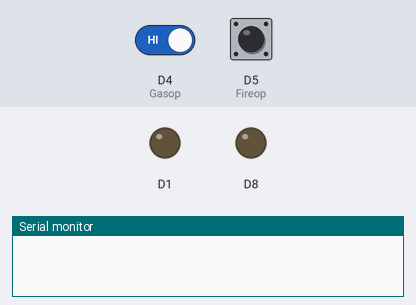
The sketch below on a simulated ESP8266 (NodeMCU). Parts: output pins drawn as LEDs (lit = HIGH), the last lines printed to the serial monitor. The inputs (shaded band) are chosen by the test bench; at power-on: D4 (Gasop) HIGH, D5 (Fireop) HIGH. WiFi joins after 1.5 s; servers stay silent unless stated.

Above: at 0.1 s.
At 2.7 s:
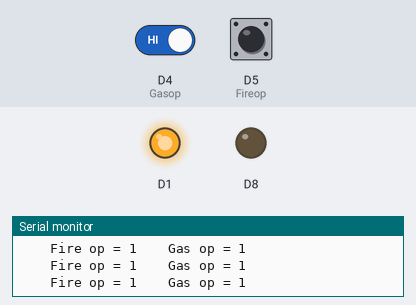
2.8 s: D4 (Gasop) driven LOW
At 4.0 s:
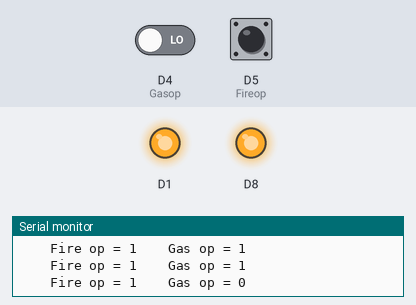
Timing chart, 0 to 5.8 s (numbered marks = the images above; inputs shaded):
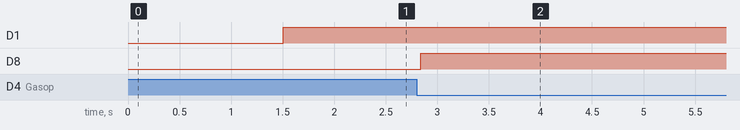

The sketch:

GASandFireDetector.ino
```cpp
//ifttt
//https://maker.ifttt.com/trigger/{NodeMCU}/json/with/key/fQis6742chTClaM3s_ucUFeyFIg6NOX24EiS_inDk6L
#include<DNSServer.h>
#include<WiFiManager.h>
#include<ESP8266WiFi.h>
#include<WiFiClient.h>
#include<ESP8266HTTPClient.h>

WiFiClient client;
HTTPClient http;
int code;
void connectTowifi(void);

int state=0;
int Fireop = D5;
int Gasop = D4;
int Fire,Gas;
String web="http://api.thingspeak.com/update?api_key=JDER6CE1W9W5JEZ7&field1=";

unsigned long ctym=millis();
unsigned long interval=16000;

void setup() {
  // put your setup code here, to run once:
  Serial.begin(9600);
  connectTowifi();
  pinMode(Fireop, INPUT);
  pinMode(Gasop, INPUT);
  pinMode(D8, OUTPUT);
  pinMode(D1,OUTPUT);


}

void loop() {
   if(WiFi.status()==WL_CONNECTED)
      digitalWrite(D1,HIGH);
   else digitalWrite(D1,LOW);

  Fire = digitalRead(Fireop);
  Gas = digitalRead(Gasop);

  Serial.print("    Fire op = ");
  Serial.print(Fire);
  Serial.print("    Gas op = ");
  Serial.println(Gas);

  if (Fire == 0 || Gas==0) {
    state = 50;
    digitalWrite(D8,HIGH);
    delay(2000);
     digitalWrite(D8,LOW);

  }
  web = web+state;

  if(state==50 &&(millis()-ctym<=interval)){
    digitalWrite(D8,HIGH);
    delay(14000);
     digitalWrite(D8,LOW);
    http.begin(client,"http://api.thingspeak.com/update?api_key=JDER6CE1W9W5JEZ7&field1=50");
    code = http.GET();
    if (code > 0 )Serial.println("Fire detected");
    state=0;
    web="http://api.thingspeak.com/update?api_key=JDER6CE1W9W5JEZ7&field1=";
    ctym=millis();

  }

  if(millis()-ctym>=interval){
    state=0;
    web = web+state;
    http.begin(client,web);
    code = http.GET();
    if (code > 0 ){
      Serial.println("Data sent");
      ctym=millis();
      web="http://api.thingspeak.com/update?api_key=JDER6CE1W9W5JEZ7&field1=";
    }
  }

}

void connectTowifi()
{
  WiFiManager wifi;

  wifi.autoConnect("Gas_Fire_Detector");
  Serial.println(" connected ");

}
```

Measured:
- after the input at 2.8 s, D8: LOW → HIGH at once
